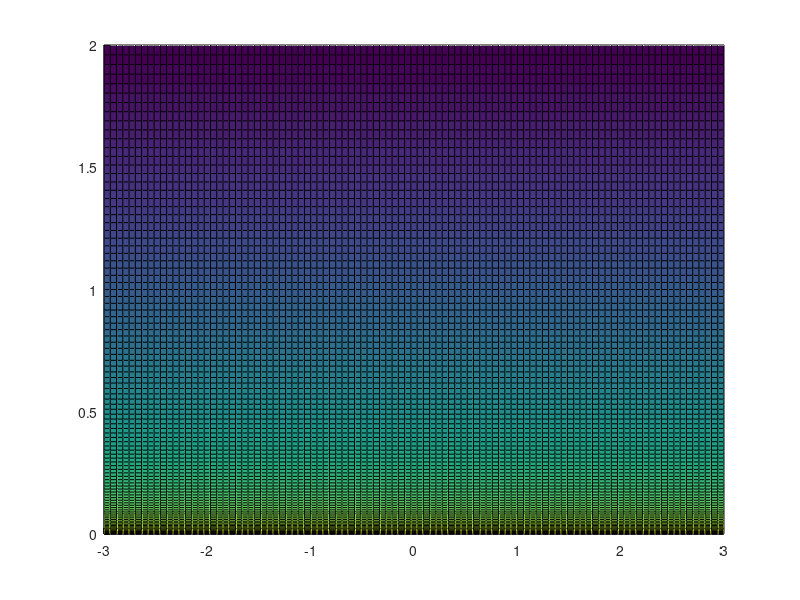

Recreate this plot in MATLAB. (Note: this script raises an error after producing the figure.)
close all;
clear all;
hold on;

%% DEFINING THE BEAM OF LIGHT

xBeamCentre = 0;
yBeamCentre = 5;
zPlaneBeam = 5;
Direction = [0;-0.6;-1];
Direction = Direction/norm(Direction);


%% DEFINING EQUATION OF SURFACE
    %Surface is defined as y = a*z^2
    a = 0.5;

%Defining Centre of Square of light
    zCentre = -1;
    xCentre = 0;
    
%Plotting parabolic mirror
    t = linspace(-2,0,100);
    t2 = linspace(-3,3);
    Z = t;
    X = t2;
    [XX ZZ] = meshgrid(X,Z);
    YY = a*ZZ.^2;

    surf(XX,YY,ZZ);
    
%Defining the cone:
    centreVector = [0;-0.5;-3];
    height = 4;
    radius=1;
    radiusChange = 4;
    
%%Plotting Cone
    plottingCone(radius, radiusChange, height, centreVector);

%% GETTING RESULTS AS IF CONE WAS IN THE CENTRE 0;0;0
[InitialPoints Directions] = generateBeamLight(zPlaneBeam,xBeamCentre,yBeamCentre,Direction,1,0.5,25);

FinalValuesT = getMatrixIntersCone(InitialPoints,Directions,radius,radiusChange,height);
Intersections = getPointsIntersCone(InitialPoints,Directions,FinalValuesT);
Reflected = getReflDirectionsCone(InitialPoints,Directions,radius,radiusChange,height);

%% TRANSLATING EVERYTHING TO WHERE POSITION IS ACTUALLY

Intersections(1,:) = Intersections(1,:) + ones(1,length(Intersections(1,:))).*centreVector(1,1);
Intersections(2,:) = Intersections(2,:) + ones(1,length(Intersections(2,:))).*centreVector(2,1);
Intersections(3,:) = Intersections(3,:) + ones(1,length(Intersections(3,:))).*centreVector(3,1);

InitialPoints(1,:) = InitialPoints(1,:) + ones(1,length(InitialPoints(1,:))).*centreVector(1,1);
InitialPoints(2,:) = InitialPoints(2,:) + ones(1,length(InitialPoints(2,:))).*centreVector(2,1);
InitialPoints(3,:) = InitialPoints(3,:) + ones(1,length(InitialPoints(3,:))).*centreVector(3,1);

plottingMatrixLines(InitialPoints,Directions,FinalValuesT,'b');

%% Reflecting into the Parabola

InitialPoints = Intersections;
Directions2 = Reflected;

VectorTIncidentParabolic = getVectTIntersP(InitialPoints,Directions2,a);
IntersPointsParabolic = getMatrixIntersP(InitialPoints,Directions2,a);
DirAftIntPMirr = getMatrixDirAftPMirr(IntersPointsParabolic, Directions2, a);

%%PLOTTING INCIDENT RAYS
plottingMatrixLines(Intersections,Reflected,VectorTIncidentParabolic,'g');

%%PLOTTING REFLECTED RAYS
plottingMatrixLines(IntersPointsParabolic,DirAftIntPMirr,ones(1,length(IntersPointsParabolic))*4,'r');
xlabel('x');
ylabel('y');
zlabel('z');


%%PLOTTING POINTS OF INTERSECTION OF LINES AND PLANE Z=K;
plane = 0;
d1 = DirAftIntPMirr(1,:);
d2 = DirAftIntPMirr(2,:);
d3 = DirAftIntPMirr(3,:);

i1 = IntersPointsParabolic(1,:);
i2 = IntersPointsParabolic(2,:);
i3 = IntersPointsParabolic(3,:);

for parm = 1:length(IntersPointsParabolic(1,:))
    XZplane(parm) = i1(parm) + (d1(parm)/d3(parm))*(plane - i3(parm));
    YZplane(parm) = i2(parm) + (d2(parm)/d3(parm))*(plane - i3(parm));
end

figure;

scatter(XZplane, YZplane);
xlabel('x');
ylabel('y');